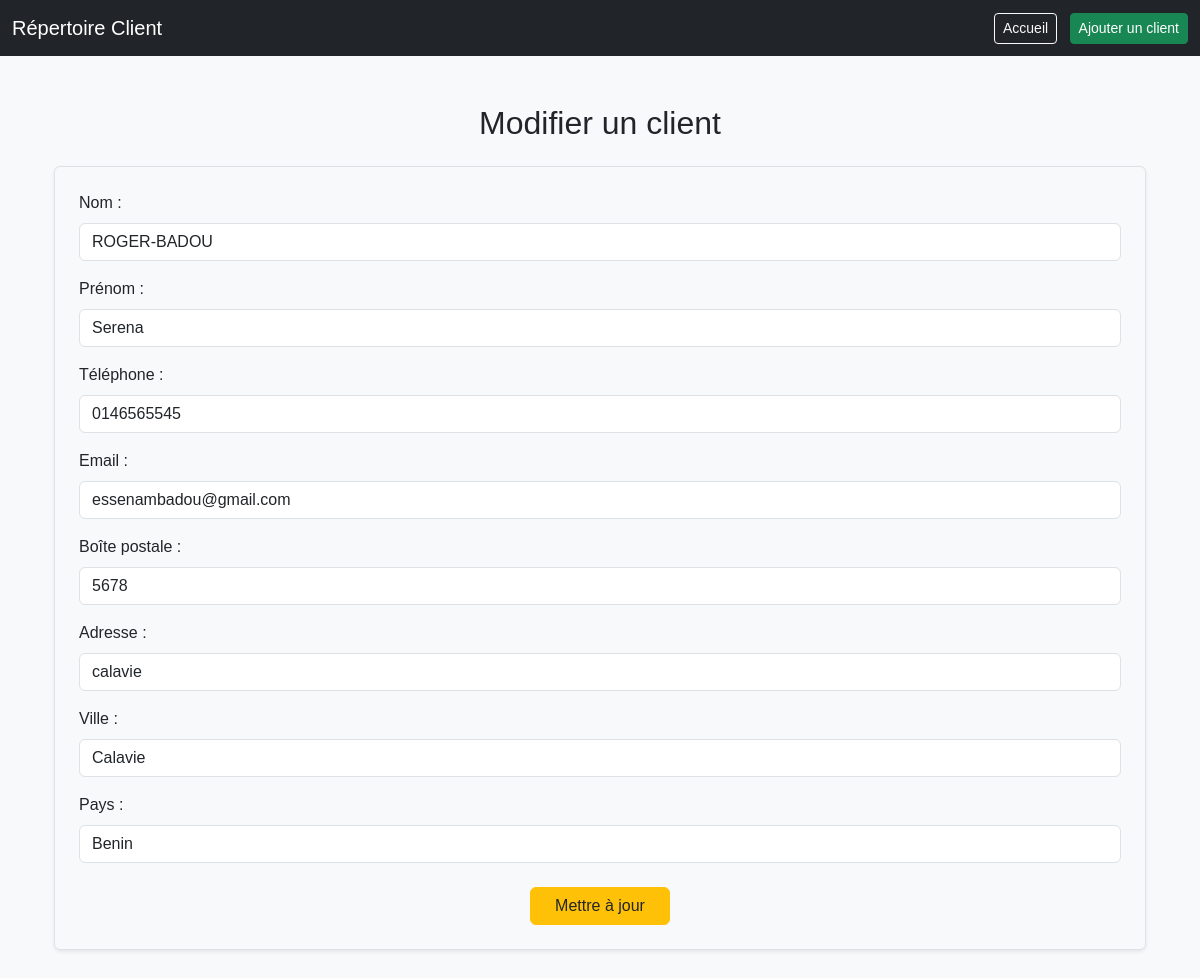
The app's page /edit/4 with its own data.
### models.py (models this page shows, shortened)
class Client(db.Model):
    id = db.Column(db.Integer, primary_key=True)
    nom = db.Column(db.String(100), nullable=False)
    prenom = db.Column(db.String(100), nullable=False)
    telephone = db.Column(db.String(20), nullable=False)
    email = db.Column(db.String(120), nullable=False, unique=True)
    boite_postale = db.Column(db.String(20), nullable=False)
    adresse = db.Column(db.String(200), nullable=False)
    ville = db.Column(db.String(100), nullable=False)
    pays = db.Column(db.String(100), nullable=False)
    dates = db.Column(db.DateTime, nullable=True)

### app.py (the view, shortened to what this page needs)
@app.route('/edit/<int:id>', methods=['GET', 'POST'])
def edit_client(id):
    clientUpdate = Client.query.get_or_404(id)
    return render_template('edit_client.html', client=clientUpdate)

### templates/edit_client.html (shortened to what this page needs)
{% extends "base.html" %}
{% block content %}
<div class="container mt-4">
    <h2 class="text-center mb-4">Modifier un client</h2>
    <form method="POST" class="form border p-4 shadow-sm bg-light rounded">
        <div class="mb-3">
            <label class="form-label">Nom :</label>
            <input name="nom" value="{{ client.nom }}" class="form-control" required>
        </div>
        <div class="mb-3">
            <label class="form-label">Prénom :</label>
            <input name="prenom" value="{{ client.prenom }}" class="form-control" required>
        </div>
        <div class="mb-3">
            <label class="form-label">Téléphone :</label>
            <input name="telephone" value="{{ client.telephone }}" class="form-control" required>
        </div>
        <div class="mb-3">
            <label class="form-label">Email :</label>
            <input name="email" type="email" value="{{ client.email }}" class="form-control" required>
        </div>
        <div class="mb-3">
            <label class="form-label">Boîte postale :</label>
            <input name="boite_postale" value="{{ client.boite_postale }}" class="form-control" required>
        </div>
        <div class="mb-3">
            <label class="form-label">Adresse :</label>
            <input name="adresse" value="{{ client.adresse }}" class="form-control" required>
        </div>
        <div class="mb-3">
            <label class="form-label">Ville :</label>
            <input name="ville" value="{{ client.ville }}" class="form-control" required>
        </div>
        <div class="mb-3">
            <label class="form-label">Pays :</label>
            <input name="pays" value="{{ client.pays }}" class="form-control" required>
        </div>
        <div class="text-center mt-4">
            <button type="submit" class="btn btn-warning px-4 text-dark">Mettre à jour</button>
        </div>
    </form>
</div>
{% endblock %}

### static/style.css (style rules this page uses)
body { font-family: Arial, sans-serif; background-color: #f8f9fa; margin: 0; padding: 0; }
h1, h2 { text-align: center; }

### records on screen
Client: nom "ROGER-BADOU", prenom "Serena", telephone "0146565545", email "essenambadou@gmail.com", boite_postale "5678", adresse "calavie", ville "Calavie", pays "Benin"
